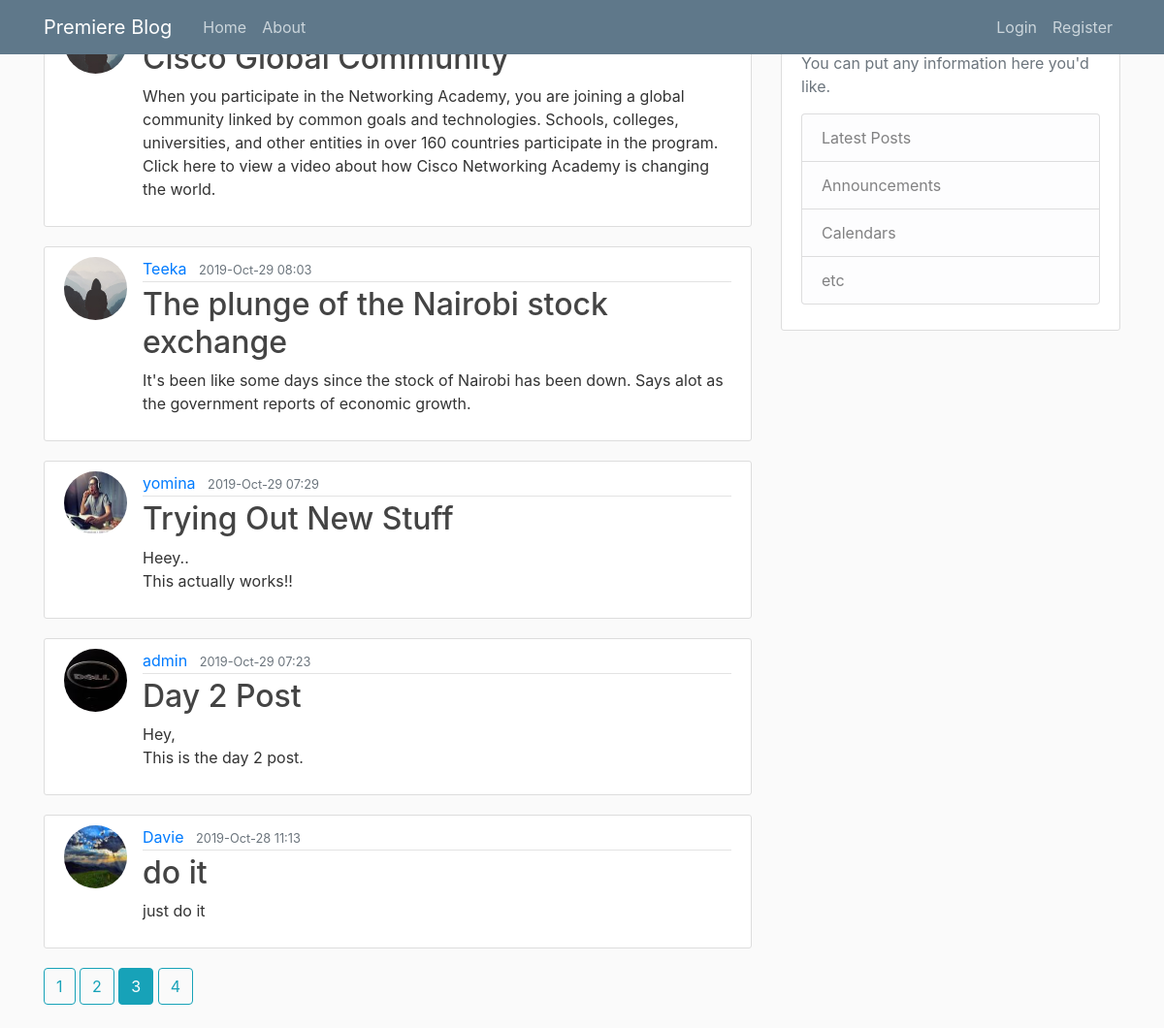
/?page=3, run on the app's committed database.
### flaskblog/models.py (models this page shows, shortened)
class Post(db.Model):
    id = db.Column(db.Integer, primary_key=True)
    title = db.Column(db.String(100), nullable=False)
    date_posted = db.Column(db.DateTime, nullable=False, default=datetime.utcnow)
    content = db.Column(db.Text, nullable=False)
    user_id = db.Column(db.Integer, db.ForeignKey('user.id'), nullable=False)

class User(db.Model, UserMixin):
    id = db.Column(db.Integer, primary_key=True)
    username = db.Column(db.String(20), unique=True, nullable=False)
    email = db.Column(db.String(120), unique=True, nullable=False)
    image_file= db.Column(db.String(20), nullable=False, default='default.jpg')
    password = db.Column(db.String(60), nullable=False)
    posts = db.relationship('Post', backref='author', lazy=True)

### flaskblog/main/routes.py (the view)
@main.route("/")
def home():
    page = request.args.get('page',1, type=int)
    posts = Post.query.order_by(Post.date_posted.desc()).paginate(page=page,per_page=5)
    return render_template('home.html', posts=posts)

### flaskblog/templates/home.html (shortened to what this page needs)
{% extends 'layout.html'%}
{% block content %}
    {% for post in posts.items %}
            <article class="media content-section">
              <img class="rounded-circle article-img" src="{{ url_for('static', filename='profile_pics/' + post.author.image_file) }}">
              <div class="media-body">
                <div class="article-metadata">
                  <a class="mr-2" href="{{ url_for('users.user_posts', username=post.author.username) }}">{{ post.author.username }}</a>
                  <small class="text-muted">{{ post.date_posted.strftime('%Y-%b-%d  %H:%M') }}</small>
                </div>
                <h2><a class="article-title" href="{{ url_for('posts.post', post_id=post.id) }}">{{ post.title }}</a></h2>
                <p class="article-content">{{ post.content }}</p>
              </div>
            </article>
    {% endfor %}
  {% for page_num in posts.iter_pages(left_edge=1, right_edge=1, left_current=1, right_current=2) %}
    {% if page_num %}
      {% if posts.page == page_num %}
        <a class="btn btn-info mb-4" href="{{ url_for('main.home', page=page_num) }}">{{ page_num }}</a>
      {% else %}
        <a class="btn btn-outline-info mb-4" href="{{ url_for('main.home', page=page_num) }}">{{ page_num }}</a>
      {% endif %}
    {% endif %}
  {% endfor %}
{% endblock content %}

### flaskblog/static/main.css (style rules this page uses)
body { background: #fafafa; color: #333333; }
h1, h2, h3, h4, h5, h6 { color: #444444; }
.content-section { background: #ffffff; padding: 10px 20px; border: 1px solid #dddddd; border-radius: 3px; margin-bottom: 20px; }
.article-title { color: #444444; }
.article-content { white-space: pre-line; }
.article-img { height: 65px; width: 65px; margin-right: 16px; }
.article-metadata { padding-bottom: 1px; margin-bottom: 4px; border-bottom: 1px solid #e3e3e3 }

### data on the page
Post: title "Cisco Global Community", content "When you participate in the Networking Academy, you are joining a global community linked by common goals and technologies. Schools, colleges, universities, and other entities in over 160 countries participate in the program. Click here to view a video about how Cisco Networking Academy is changing the world."
Post: image_file (placeholder picture), author.username "Teeka", date_posted "2019-Oct-29 08:03", title "The plunge of the Nairobi stock exchange", content "It's been like some days since the stock of Nairobi has been down. Says alot as the government reports of economic growth."
Post: image_file (picture), author.username "yomina", date_posted "2019-Oct-29 07:29", title "Trying Out New Stuff", content "Heey.. This actually works!!"
Post: image_file (picture), author.username "admin", date_posted "2019-Oct-29 07:23", title "Day 2 Post", content "Hey, This is the day 2 post."
Post: image_file (picture), author.username "Davie", date_posted "2019-Oct-28 11:13", title "do it", content "just do it"

### other printed values
{{ page_num }} "1" "2" "4"
{{ page_num }} "3"
